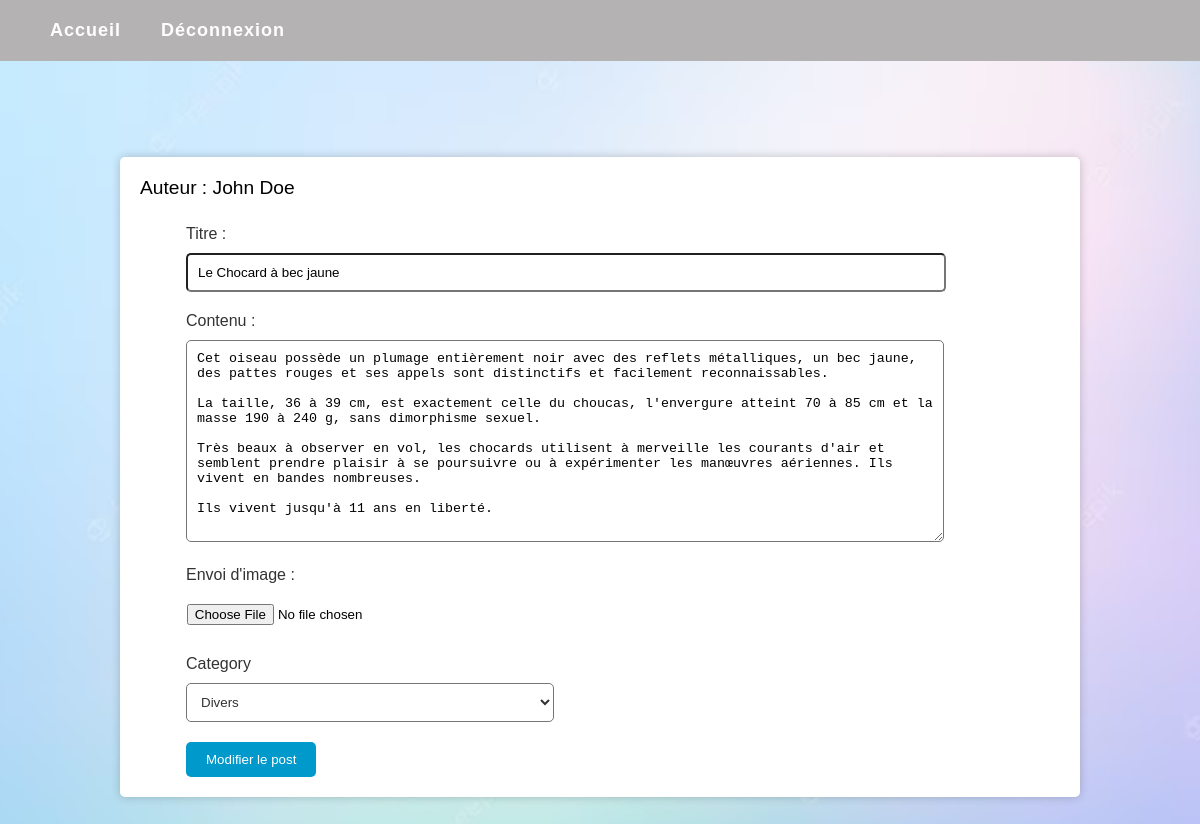
Screenshot of /ProjetBlog/FRONT/modifier.php?id=77 (signed in) with the database file from the repository.
### tables this page shows
CREATE TABLE `author` (
  `Id` tinyint(3) UNSIGNED NOT NULL,
  `FirstName` varchar(50) NOT NULL,
  `LastName` varchar(50) NOT NULL,
  `username` varchar(30) NOT NULL,
  `password` varchar(255) NOT NULL
);

CREATE TABLE `post` (
  `Id` smallint(5) UNSIGNED NOT NULL,
  `Title` varchar(100) NOT NULL,
  `Contents` text NOT NULL,
  `CreationTimestamp` datetime NOT NULL,
  `Author_Id` tinyint(3) UNSIGNED DEFAULT NULL,
  `Category_Id` tinyint(3) UNSIGNED DEFAULT NULL,
  `Modifié` int(11) NOT NULL,
  `image_name` text
);

### projetblog/FRONT/modifier.php (the view, shortened to what this page needs)
<?php
require('..\BACK\connexion.php');
?>
<!DOCTYPE html>
<html lang="en">
<head>
    <link rel="stylesheet" href="CSS\style.css">
</head>
<header>
<ul class="nav">
    <?php
        if($_SESSION != null){
          echo '<li><a href="http://localhost/projetblog/FRONT/acceuil.php">Accueil</a></li>
          <li><a href="../BACK/logout.php">Déconnexion</a></li>';
        }else{
          echo '<li> <a href="login.php">Se connecter</a>';
        }
    ?>
</header>
<body>
<?php
    if(isset($_GET['id'])){
        $post_id = intval($_GET['id']);
    }?>
<?php
$sql = "SELECT * FROM post WHERE Id = $post_id";
$result = $conn->query($sql);
if ($result->num_rows > 0) {
    $row = $result->fetch_assoc();
    $sqlId = "SELECT * FROM author WHERE Id = '{$row['Author_Id']}'";
    $resultId = $conn->query($sqlId);
    if ($resultId->num_rows > 0) {
        $rowId = $resultId->fetch_assoc();
        echo '<div class="modifierPost">';
        echo '<form method="POST" action="../BACK/modifierPost.php?id=' . $post_id . '" enctype="multipart/form-data">';
        echo '<h4>Auteur : ' . $rowId['FirstName'] . ' ' . $rowId['LastName'] . '</h4>';
        echo '<label for="titre">Titre :</label>';
        echo '<input type="text" name="titre" id="titre" value="' . $row['Title'] . '" required>';
        echo '<br>';
        echo '<label for="contenu">Contenu :</label>';
        echo '<textarea name="contenu" id="contenu" rows="12" required>' . $row['Contents'] . '</textarea>';
        echo '<br>';
        ?>
        <label for="image">Envoi d'image : </label>
        <input type="file" name="image" id="image">
        <label for="contenu">Category</label>
        <select name="category" id="category">
        <?php
            $sql = "SELECT * FROM category";
            $result = $conn->query($sql);
            if($result->num_rows > 0){
                while($row = $result->fetch_assoc()){
                    echo '<option value='. $row['Id']. '>'.$row['Name'].'</option>';
                };
            }
        ?>
        </select>
        <br>
        <?php
        echo '<button type="submit">Modifier le post</button>';
        echo '</form>';
        echo '</div>';
    } else {
        echo "L'auteur du post n'existe pas.";
    }
} else {
    echo "Le post n'existe pas.";
}
?>
</body>
</html>

### projetblog/FRONT/CSS/style.css (style rules this page uses)
body { font-family: Arial, sans-serif; margin: 0; background-image: url("cool.avif"); background-repeat: no-repeat; background-position: center center; background-size: cover; }
header { background-color: #b4b2b2; color: white; padding: 20px; display: flex; justify-content: space-between; align-items: center; max-width: 100%; margin: 0 auto; }
.nav { display: flex; flex-direction: row; margin: 0; padding: 0; list-style: none; }
.nav li { margin-left: 20px; }
.nav a { color: #fff; text-decoration: none; font-weight: bold; letter-spacing: 1px; font-size: 18px; padding: 10px; border-radius: 5px; transition: background-color 0.3s ease; }
li > a { text-decoration:none; list-style-type: none; }
.modifierPost { width: 80%; margin: 8% auto; }
.modifierPost form { background-color: #fff; padding: 20px; border-radius: 5px; box-shadow: 0 0 10px rgba(0, 0, 0, 0.2); }
.modifierPost h4 { margin-top: 0; font-size: 1.2rem; font-weight: normal; }
.modifierPost label { display: block; margin-bottom: 10px; color: #333; margin-left: 5%; }
.modifierPost input[type=text], .modifierPost textarea { width:80%; margin: auto; padding: 10px; margin-bottom: 20px; margin-left: 5%; border-radius: 5px; }
.modifierPost #image { width:80%; margin: auto; padding: 10px; margin-bottom: 20px; margin-left: 4%; border-radius: 5px; }
.modifierPost select { width: 40%; margin: auto; margin-left: 5%; padding: 10px; margin-bottom: 20px; border-radius: 5px; color: #333; background-color: #fff; }
.modifierPost button[type=submit] { background-color: #0099cc; margin-left: 5%; color: #fff; padding: 10px 20px; border: none; border-radius: 5px; cursor: pointer; transition: background-color 0.3s ease; }

### rows the page displays
author: FirstName "John", LastName "Doe"
post: titre "Le Chocard à bec jaune", contenu "Cet oiseau possède un plumage entièrement noir avec des reflets métalliques, un bec jaune, des pattes rouges et ses appels sont distinctifs et facilement reconnaissables. La taille, 36 à 39 cm, est exactement celle du choucas, l'envergure atteint 70 à 85 cm et la masse 190 à 240 g, sans dimorphisme sexuel. Très beaux à observer en vol, les chocards utilisent à merveille les courants d'air et semblent prendre plaisir à se poursuivre ou à expérimenter les manœuvres aériennes. Ils vivent en bandes nombreuses. Ils vivent jusqu'à 11 ans en liberté."

### other values shown
form field category "Divers"
